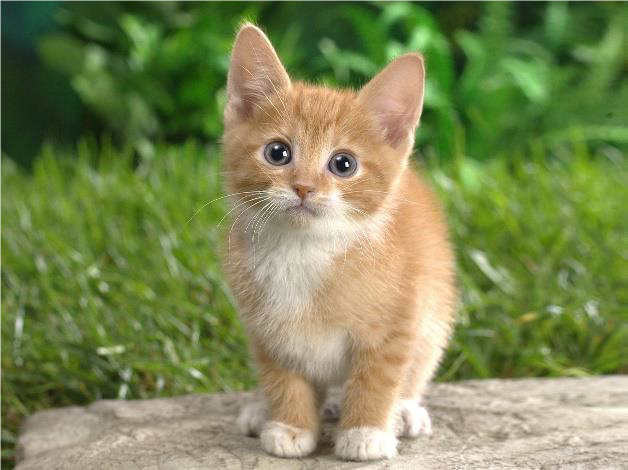
#> input picture hw1deep/cat.png, 628 x 470 px
$ jupyter execute Tugce_dinc.ipynb
#> lines starting #> are read from the running program, lines starting #| are printed output that depends on the picture
[cell 1]
import matplotlib.pyplot as plt
from PIL import Image

img = Image.open('cat.png')
#> img is the input picture: PIL image 628x470 RGBA; mean R, G, B, A 125, 135.3, 84.9, 254.5
img = img.convert('RGB')
#> img: PIL image 628x470 RGB
img

[cell 2]
def flipsimagevertically(image):
    imWidth, imHeight = image.size
#> imWidth = 628; imHeight = 470
    pixelMap = image.load()
    img = Image.new( image.mode, [imWidth, imHeight])
#> img: PIL image 628x470 RGB; every value is 0
    pixelsNew = img.load()
    for i in range(img.size[0]):
        for j in range(img.size[1]):
            pixelsNew[i, j] = pixelMap[i, imHeight- 1 - j]

    return img

imgvertical = flipsimagevertically(img)
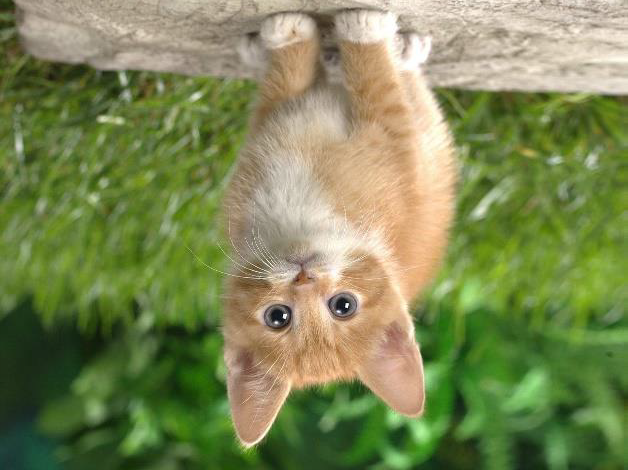
#> imgvertical: PIL image 628x470 RGB; mean R, G, B 125, 135.3, 84.9
imgvertical

[cell 3]
def flipsimagehorizantally(image):
    imWidth, imHeight = image.size
#> imWidth = 628; imHeight = 470
    pixelMap = image.load()
    img = Image.new( image.mode, [imWidth, imHeight])
    pixelsNew = img.load()
    for i in range(img.size[0]):
        for j in range(img.size[1]):
            pixelsNew[i, j] = pixelMap[imWidth - i - 1, j]

    return img

imghorizantal = flipsimagehorizantally(img)
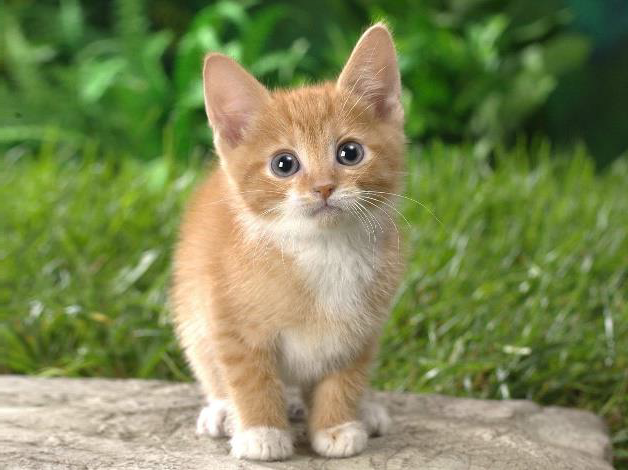
#> imghorizantal: PIL image 628x470 RGB; mean R, G, B 125, 135.3, 84.9
imghorizantal

[cell 4]
def rightby90degree(image):
    imWidth, imHeight = image.size
#> imWidth = 628; imHeight = 470
    pixelMap = image.load()
    img = Image.new(image.mode, [imHeight, imWidth])
#> img: PIL image 470x628 RGB; every value is 0
    pixelsNew = img.load()
    for i in range(img.size[0]):
        for j in range(img.size[1]):
            pixelsNew[i, j] = pixelMap[j, imHeight - i - 1]
    return img

imgright = rightby90degree(img)
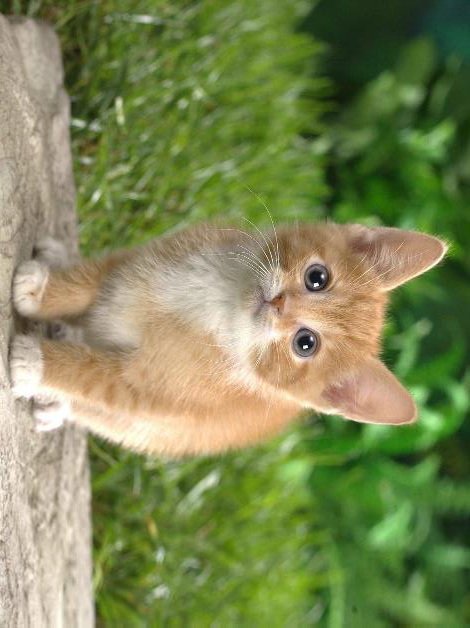
#> imgright: PIL image 470x628 RGB; mean R, G, B 125, 135.3, 84.9
imgright

[cell 5]
def leftby90degree(image):
    imWidth, imHeight = image.size
#> imWidth = 628; imHeight = 470
    pixelMap = image.load()
    img = Image.new( image.mode, [imHeight, imWidth])
    pixelsNew = img.load()
    for i in range(img.size[0]):
        for j in range(img.size[1]):
            pixelsNew[i, j] = pixelMap[imWidth - j - 1, i]
    return img

imgleft =  leftby90degree(img)
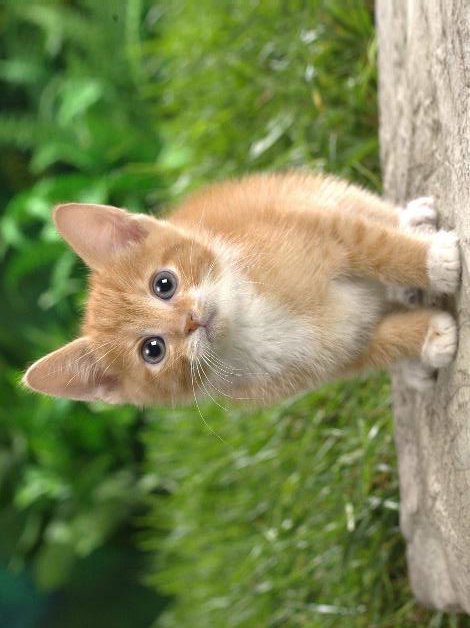
#> imgleft: PIL image 470x628 RGB; mean R, G, B 125, 135.3, 84.9
imgleft

[cell 6]
def resizesinputimagetohalf(image):
    imWidth, imHeight = image.size
#> imWidth = 628; imHeight = 470
    pixelMap = image.load()
    img = Image.new( image.mode, [imWidth//2, imHeight//2])
#> img: PIL image 314x235 RGB; every value is 0
    pixelsNew = img.load()
    for i in range(img.size[0]):
        for j in range(img.size[1]):
            sum1 = [0,0,0,255]
            for k in range(i*2, i*2 + 2):
                for l in range(j*2, j*2 + 2):
                    temp = pixelMap[k, l]
                    temp = list(temp)
                    sum1[0] = sum1[0] + temp[0]
                    sum1[1] = sum1[1] + temp[1]
                    sum1[2] = sum1[2] + temp[2]
            sum1[0] = sum1[0] //4
            sum1[1] = sum1[1] //4
            sum1[2] = sum1[2] //4
            pixelsNew[i, j] = tuple(sum1)

    return img

imghalf = resizesinputimagetohalf(img)
imghalf

[cell 7]
print(img.size[0], img.size[1], "\n")
#| 628 470
print(imghalf.size[0], imghalf.size[1], "\n")
#| 314 235
